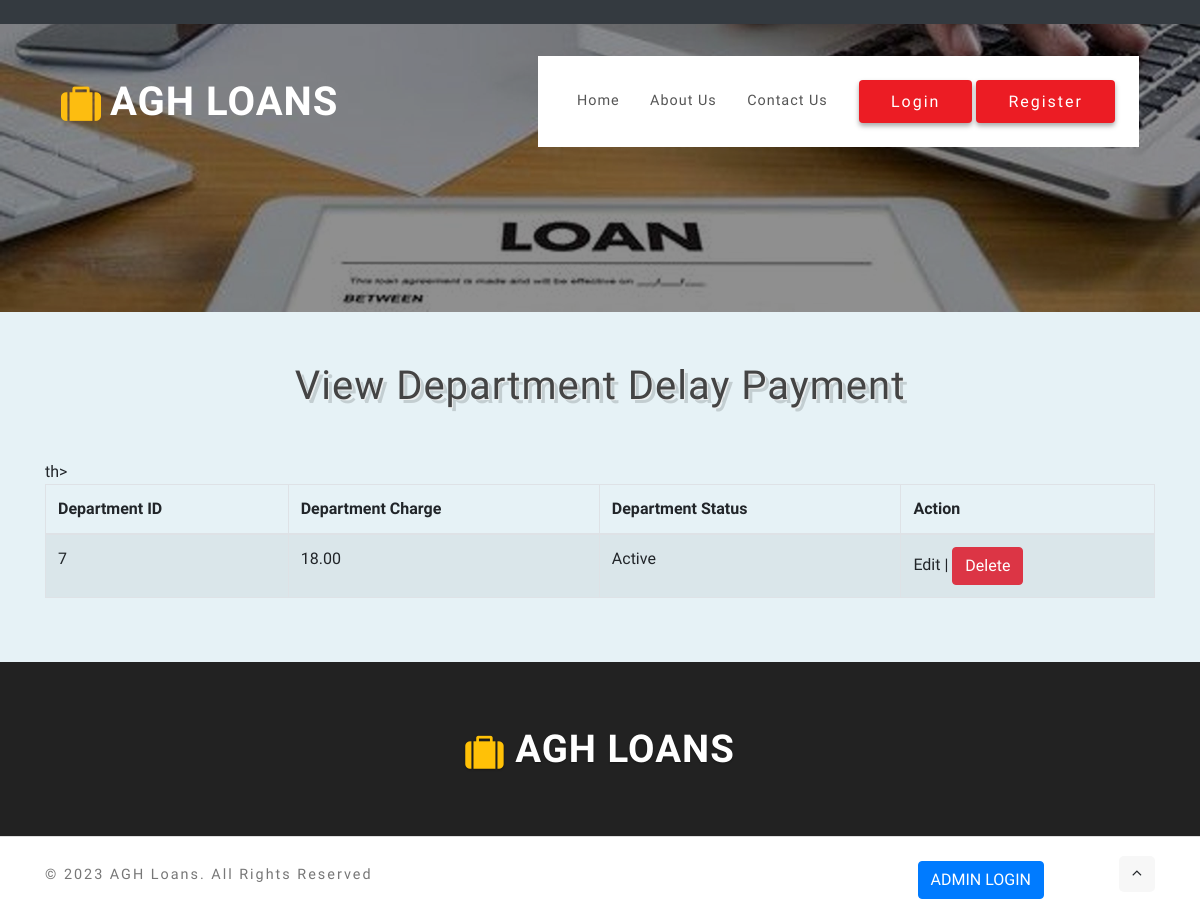
The app's page /viewdepartmentdelaypayment.php with its own data.
### tables this page shows
CREATE TABLE `dpmt_delaypayment` (
  `dpmt_id` int(10) NOT NULL,
  `dpmt_charge` double(10,2) NOT NULL,
  `dpmt_status` varchar(10) NOT NULL
);

### viewdepartmentdelaypayment.php (the view, shortened to what this page needs)
<?php
include("header.php");
?>
    <section class="products py-5" id="stats">
        <div class="container">
 <h3 class="title-w3ls mb-sm-5 mb-4 text-center"> View Department Delay Payment</h3>
	<table id="example"  class="table table-striped table-bordered">
		<THEAD>
			<tr>
				<th>Department ID</th>th>
				<th>Department Charge</th>
				<th>Department Status</th>
				<th>Action</th>
			</tr>
		</THEAD>
		<tbody>
			<?php
			$sql = "SELECT * FROM  dpmt_delaypayment";
			$qsql = mysqli_query($con,$sql);
			while($rs = mysqli_fetch_array($qsql))
			{
				echo "<tr>
						<td>$rs[dpmt_id]</td>
						<td>$rs[dpmt_charge]</td>
						<td>$rs[dpmt_status]</td>
						<td>Edit | <a href='viewdepartmentdelaypayment.php?delid=$rs[0]' class='btn btn-danger' onclick='return confirmdelete()' >Delete</a>
						</td>
					</tr>";
			}
			?>
		</tbody>
	</table>
   </div>
    </section>
<?php
include("footer.php");
?>

### css/style.css (style rules this page uses)
html, body { margin: 0; font-size: 100%; background: #fff; scroll-behavior: smooth; font-family: 'Catamaran', sans-serif; }
body a { text-decoration: none; transition: 0.5s all; -webkit-transition: 0.5s all; -moz-transition: 0.5s all; -o-transition: 0.5s all; -ms-transition: 0.5s all; }
h1, h2, h3, h4, h5, h6 { margin: 0; letter-spacing: 1px; font-weight: 600; font-family: 'Catamaran', sans-serif; }
h3.title-w3ls, h3.title-w3ls.two { font-size: 3em; color: #444; }
.products { background: #e6f2f6; }
@media screen and (max-width:1366px) { h3.title-w3ls, h3.title-w3ls.two, h4.tittle { font-size: 2.5em; } }

### header.php (style rules this page uses)
.title-w3ls { font: 400 100px/1.3 'Berkshire Swash', Helvetica, sans-serif; color: #2b2b2b; text-shadow: 1px 1px 0px #ededed, 4px 4px 0px rgba(0,0,0,0.15); }

### records on screen
dpmt_delaypayment: dpmt_id "7", dpmt_charge "18.00", dpmt_status "Active"
